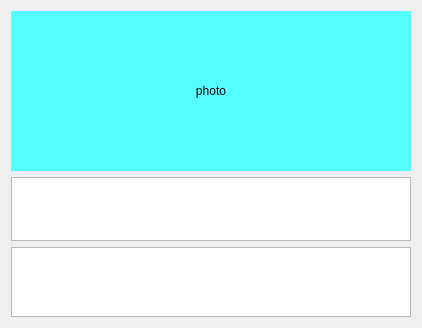
       <widget class="QWidget" name="scrollAreaWidgetContents_3">
        <property name="geometry">
         <rect>
          <x>0</x>
          <y>0</y>
          <width>422</width>
          <height>328</height>
         </rect>
        </property>
        <layout class="QVBoxLayout" name="verticalLayout_3">
         <item>
          <widget class="QLabel" name="lbl_photo_3">
           <property name="minimumSize">
            <size>
             <width>400</width>
             <height>160</height>
            </size>
           </property>
           <property name="maximumSize">
            <size>
             <width>99999</width>
             <height>160</height>
            </size>
           </property>
           <property name="styleSheet">
            <string notr="true">background-color: rgb(85, 255, 255);</string>
           </property>
           <property name="text">
            <string>photo</string>
           </property>
           <property name="alignment">
            <set>Qt::AlignCenter</set>
           </property>
          </widget>
         </item>
         <item>
          <widget class="QTextEdit" name="lbl_contents_3_1">
           <property name="minimumSize">
            <size>
             <width>0</width>
             <height>50</height>
            </size>
           </property>
          </widget>
         </item>
         <item>
          <widget class="QTextEdit" name="lbl_contents_3_2">
           <property name="maximumSize">
            <size>
             <width>16777215</width>
             <height>100</height>
            </size>
           </property>
          </widget>
         </item>
        </layout>
       </widget>
